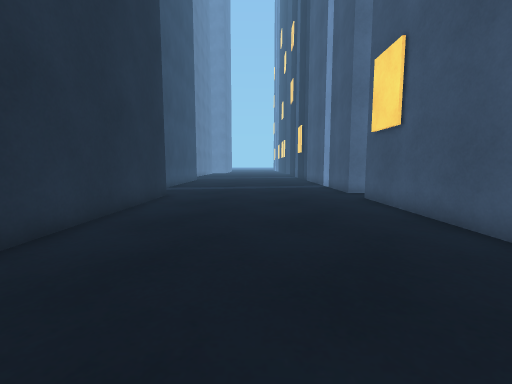
view 1 (above)

22 first-person views from a walk through a 3-D level made in the Unity game engine. The camera is 0.68 m above the floor, tilts 6° down and sees 90° across. The floor is counted in squares, 0.5 m on a side. Each view is taken from the middle of a square. On the plan, view 1 faces up. The plan holds only what a view shows up to about 13 squares ahead; the rest is blank. The place goes on beyond the plan. Door leaves are left out, so doorways stand open.

view 2
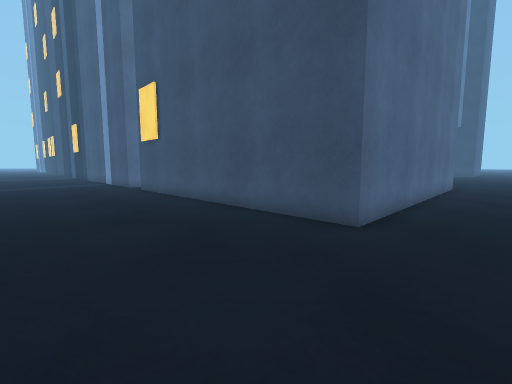

view 3
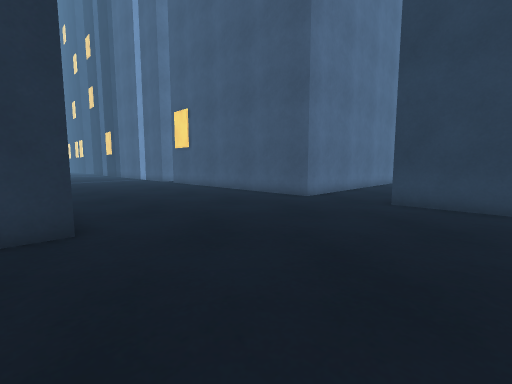

view 4
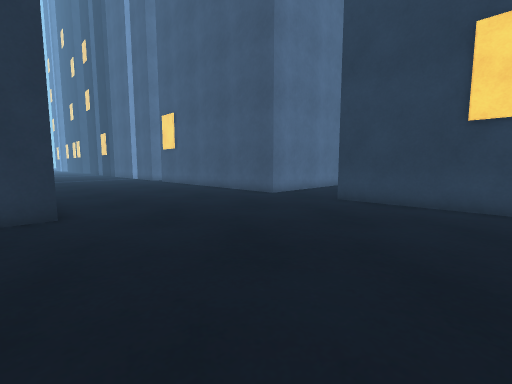

view 5
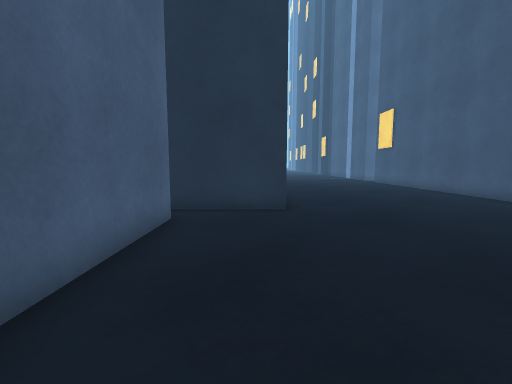

view 6
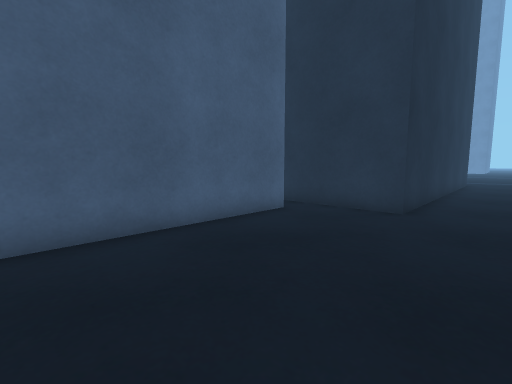

view 7
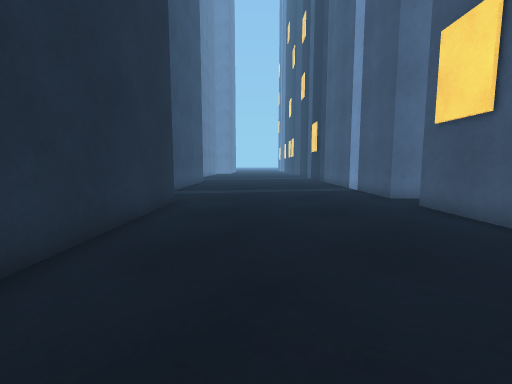

view 8
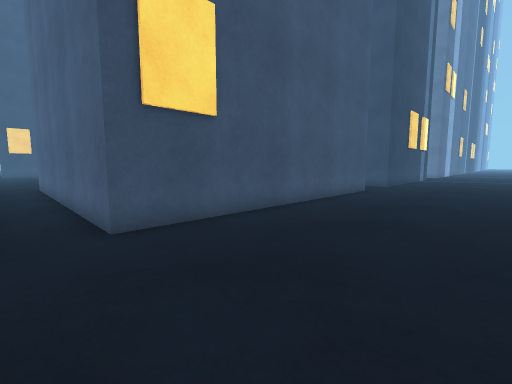

view 9
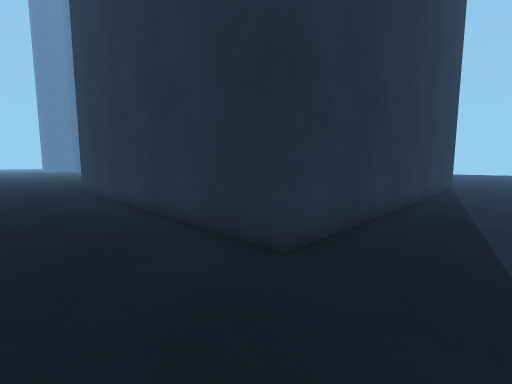

view 10
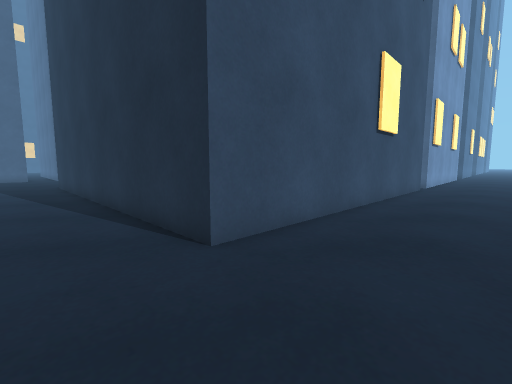

view 11
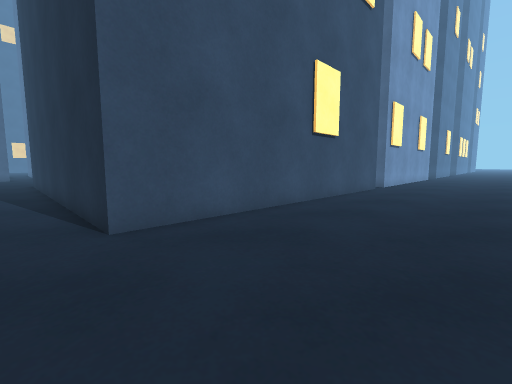

view 12
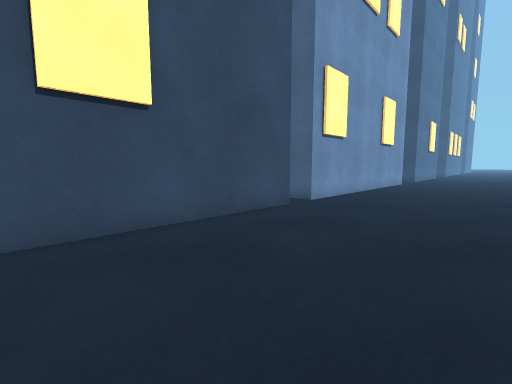

view 13
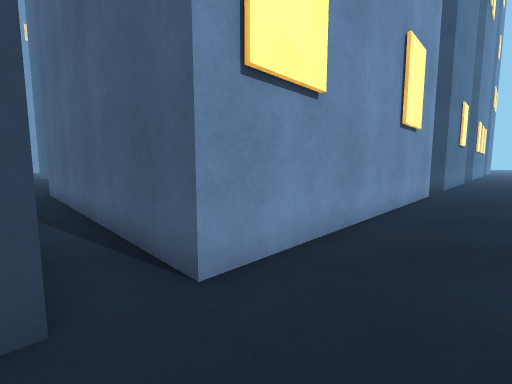

view 14
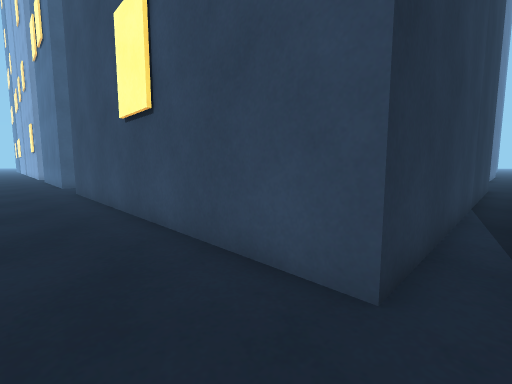

view 15
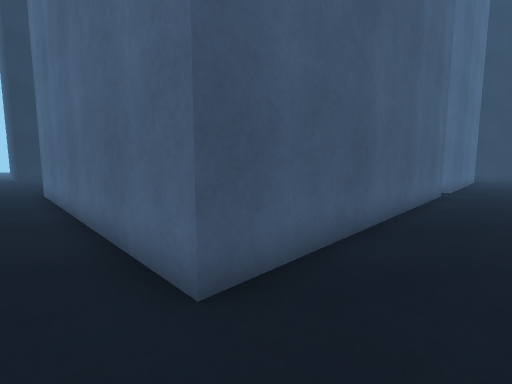

view 16
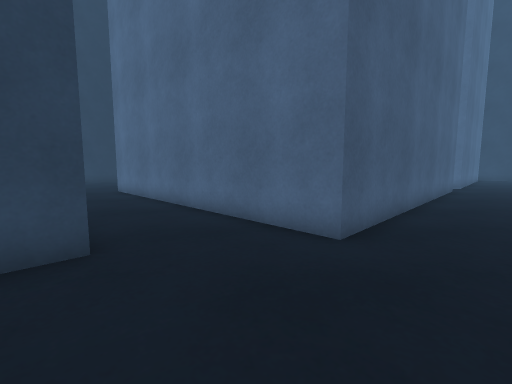

view 17
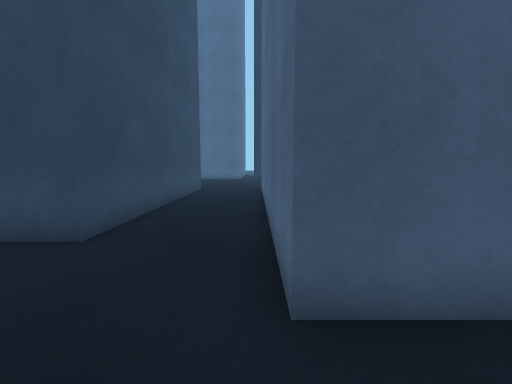

view 18
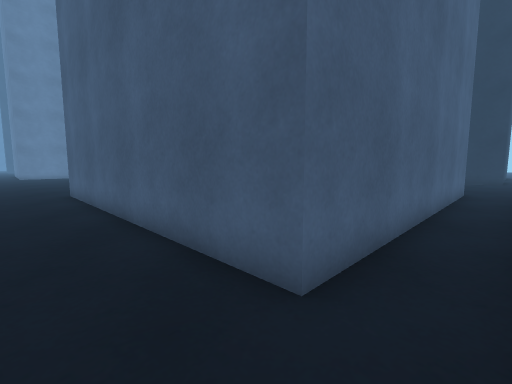

view 19
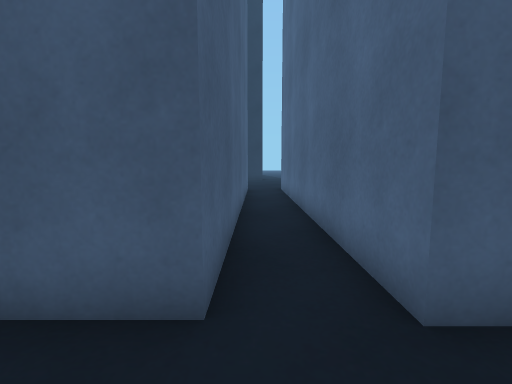

view 20
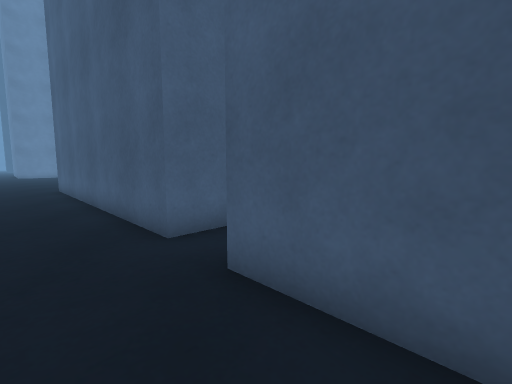

view 21
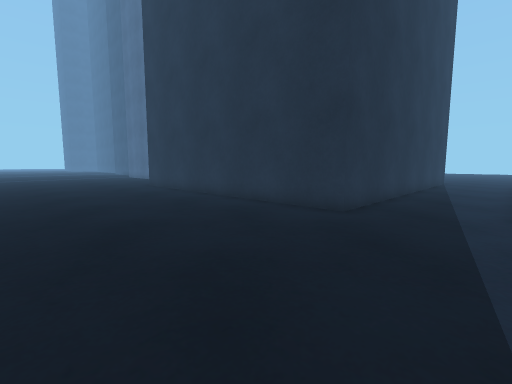

view 22
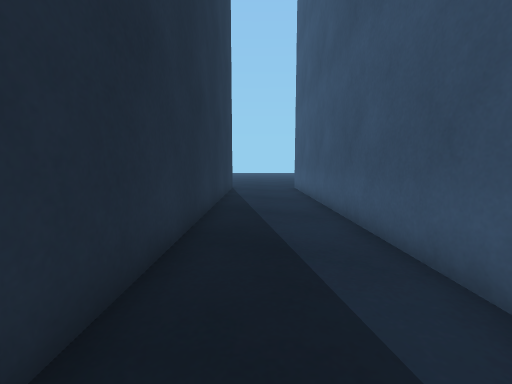

### Floor plan
Points are (right, up) in squares from view 1. A wall is a line through its corners. A room is listed if a view was taken in it or the views show most of it. See-through windows are left out.
Room 1 (views 1, 2, 3, 4, 5, 6, 7, 8, 9, 17, 18, 19, 20, 21, 22)
walls: (5.9, -5.1) (14.6, -5.1); (15.4, -1.7) (4.5, -1.7) (4.5, 10.5) (16.9, 10.5) (16.9, -1.7); (-5.6, 11.6) (-4.1, 11.6) (-4.1, -2.2) (-6.6, -2.2); (-7.2, -3.6) (-7.2, -10.1); (4.5, -10.1) (4.5, -5); (16.9, 15.1) (16.9, 12.4) (4.5, 12.4) (4.5, 15.1)
ways out: opening at (-7, -3) to room 2; opening at (-6, 13) to room 2; opening at (17, -3.4) to room 3
Room 2 (views 10, 11, 12, 13, 14)
walls: (-19.5, -10.5) (-19.5, -3.6) (-7.2, -3.6); (-6.6, -2.2) (-19.5, -2.2) (-19.5, 11.6) (-5.6, 11.6); (-6.1, 15.3) (-17.1, 15.3)
ways out: opening at (-7, -3) to room 1; opening at (-6, 13) to room 1
Room 3 (views 15, 16)
walls: (14.6, -5.1) (14.6, -6.6); (16.9, -1.7) (15.4, -1.7)
ways out: opening at (17, -3.4) to room 1

Where each view was taken, in squares from view 1:
view 1: 0 up, 0 right, facing up
view 2: 4 down, 1 left, facing up-right
view 3: 8 down, 5 left, facing up-right
view 4: 10 down, 5 left, facing up-right
view 5: 10 down, 5 left, facing up
view 6: 10 down, 2 left, facing up-left
view 7: 2 up, 1 left, facing up
view 8: 12 up, 1 left, facing down-right
view 9: 14 up, 1 left, facing down-left
view 10: 14 up, 23 left, facing down-right
view 11: 13 up, 25 left, facing down-right
view 12: 5 up, 25 left, facing down-right
view 13: 2 down, 22 left, facing down-right
view 14: 3 down, 22 left, facing up-right
view 15: 3 down, 19 right, facing up-left
view 16: 6 down, 19 right, facing up-left
view 17: 2 down, 19 right, facing left
view 18: 12 up, 19 right, facing down-left
view 19: 11 up, 19 right, facing left
view 20: 15 up, 19 right, facing down-left
view 21: 15 up, 3 right, facing down-left
view 22: 13 up, 4 left, facing left
